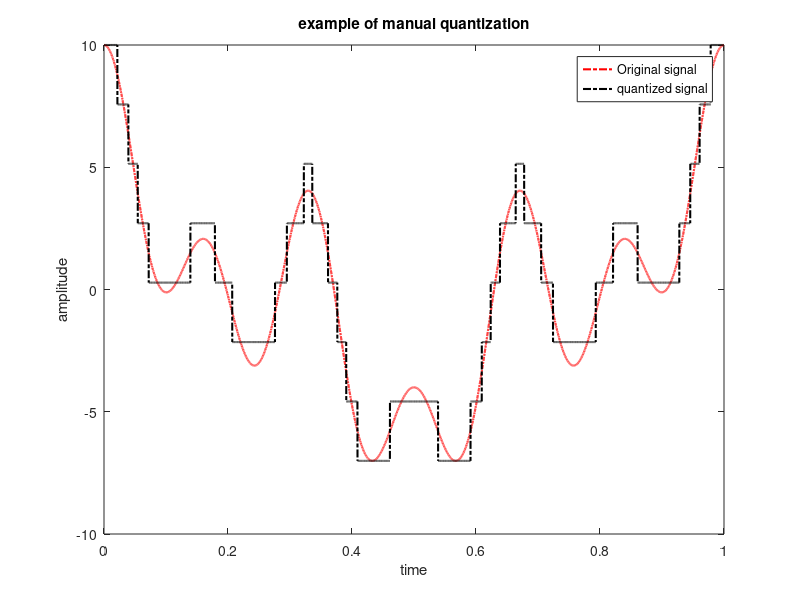

Here is the MATLAB script that generated this plot:
clc
close all
clear all

% x1 = a1*cos(2*pi*f1*t), x2 = a2*sin(2*pi*f2*t), x3 = a3*cos(2*pi*f3*t)
% signal_x = x1 + x2 + x3
% a1 = G + 1, a2 = F + 2, a3 = E + 3, f1 = E + 1, f2 = F + 2, f3 = G + 3.

% ID = 22-46013-1
% ID = AB-CDEFG-H

a1 = 4;
a2 = 3;
a3 = 3;

f1 = 1;
f2 = 3;
f3 = 6;






%Define number of samples to take 
fs = 8000;  
%Define signal 
t = 0: 1/fs: 1; 


x1 = a1*cos(2*pi*f1*t);
x2 = a2*cos(2*pi*f2*t);
x3 = a3*cos(2*pi*f3*t);
signal_x = x1 + x2 + x3; 
nx = length(t); % Total number of samples 
%Plot to illustrate that it is a sine wave 



n = 3; 
L =(2^n); 
Xmax = max(signal_x);
Xmin = min(signal_x);

step = (Xmax-Xmin)/(L-1); 
index = round((signal_x - Xmin)/step);
xq = Xmin + index * step;



plot(t,signal_x,'r-.', 'linewidth',1.5); 
hold on; 
plot(t,xq,'k-.', 'linewidth',1.5); 
%plotting wave forms. 
xlabel('time') 
ylabel('amplitude') 
title('example of manual quantization') 
legend('Original signal','quantized signal')

